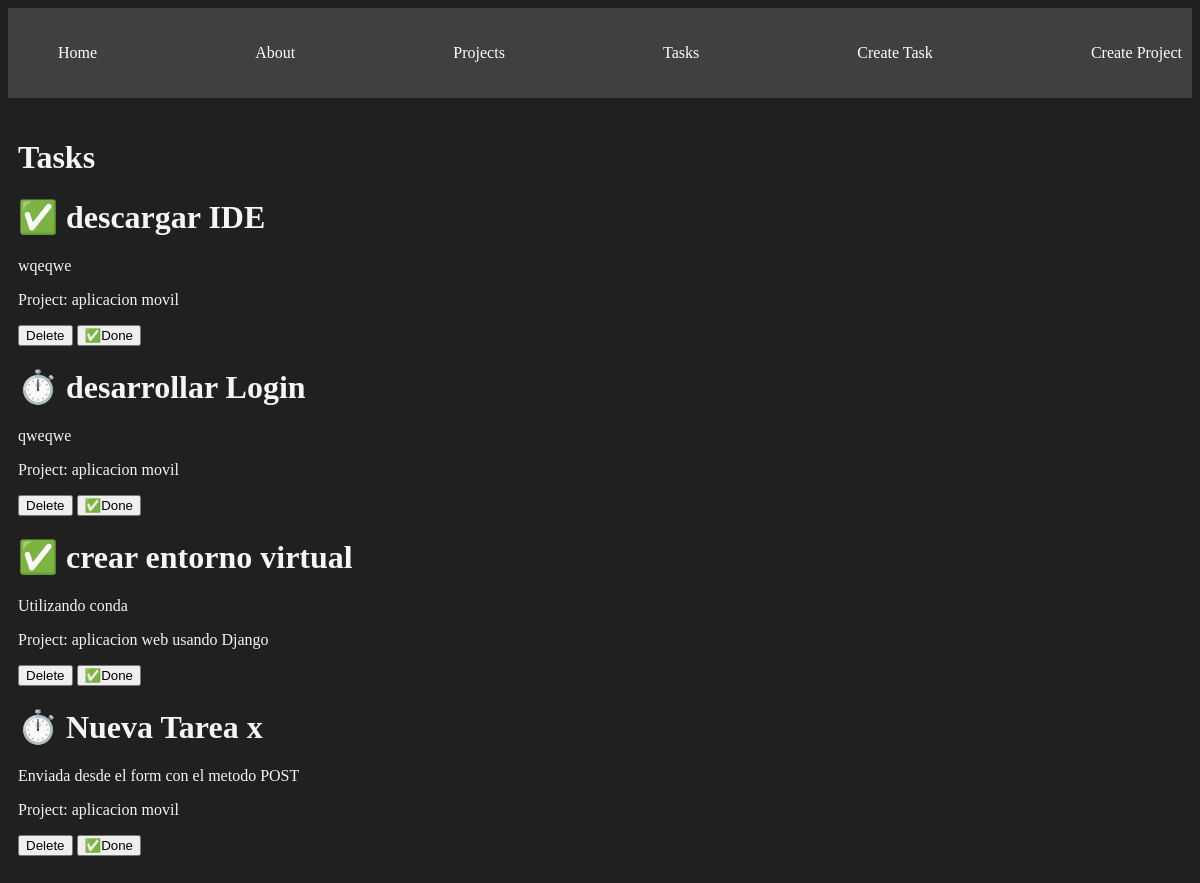
/tasks/, run on the app's committed database.
### myapp/models.py (models this page shows, shortened)
class Task(models.Model):
    tittle = models.CharField(max_length=200)
    description = models.TextField()
    project = models.ForeignKey(Project, on_delete=models.CASCADE)
    done = models.BooleanField(default=False)

class Project(models.Model):
    name = models.CharField(max_length=200)

### myapp/views.py (the view)
# urls.py: path('tasks/', views.tasks, name="tasks"),
def tasks(request):
    tasks = Task.objects.all()
    return render(request, 'tasks/tasks.html', {
        'tasks': tasks
    })

### myapp/templates/tasks/tasks.html
{% extends 'layouts/base.html' %}
{% block content %}
<h1>Tasks</h1>
{% for task in tasks %}
<div>
    <h1> {% if task.done == True %} ✅ {% else %} ⏱️  {% endif %}{{task.tittle}} </h1>
    <p>{{task.description}}</p>
    <p>Project: {{task.project.name}}</p>
    <button>Delete</button>
    <button>✅Done</button>
</div>
{% endfor %}
{% endblock %}

### myapp/static/styles/main.css (style rules this page uses)
body { background: #202020; color: whitesmoke; }

### data on the page
Task: tittle "descargar IDE", description "wqeqwe", project.name "aplicacion movil"
Task: tittle "desarrollar Login", description "qweqwe", project.name "aplicacion movil"
Task: tittle "crear entorno virtual", description "Utilizando conda", project.name "aplicacion web usando Django"
Task: tittle "Nueva Tarea x", description "Enviada desde el form con el metodo POST", project.name "aplicacion movil"
